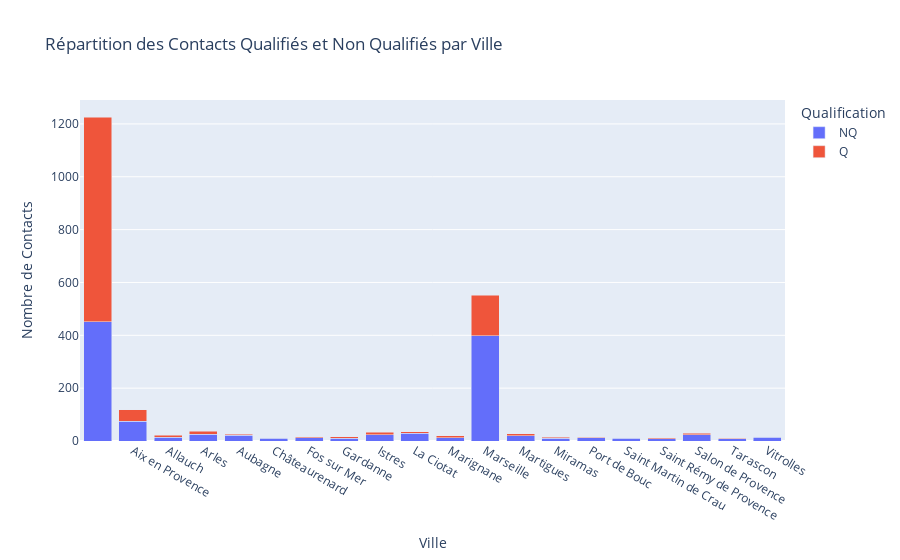
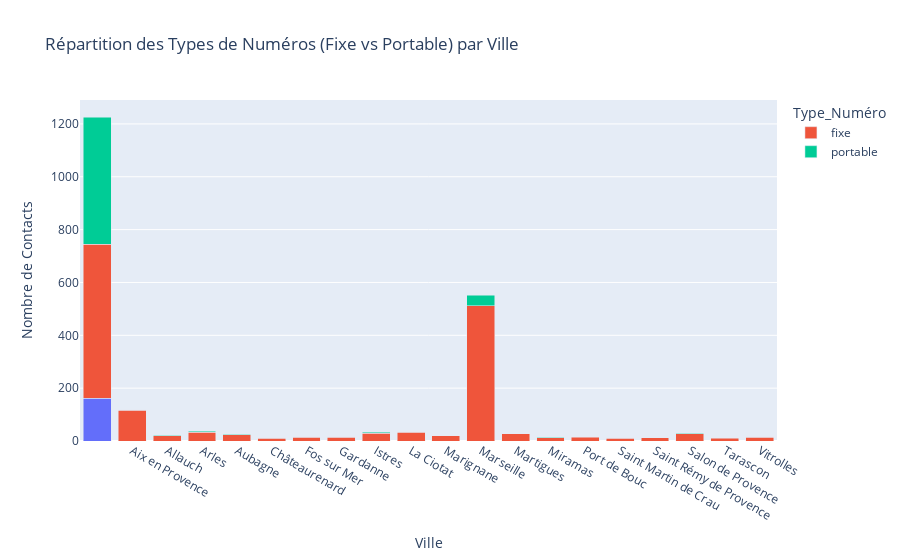
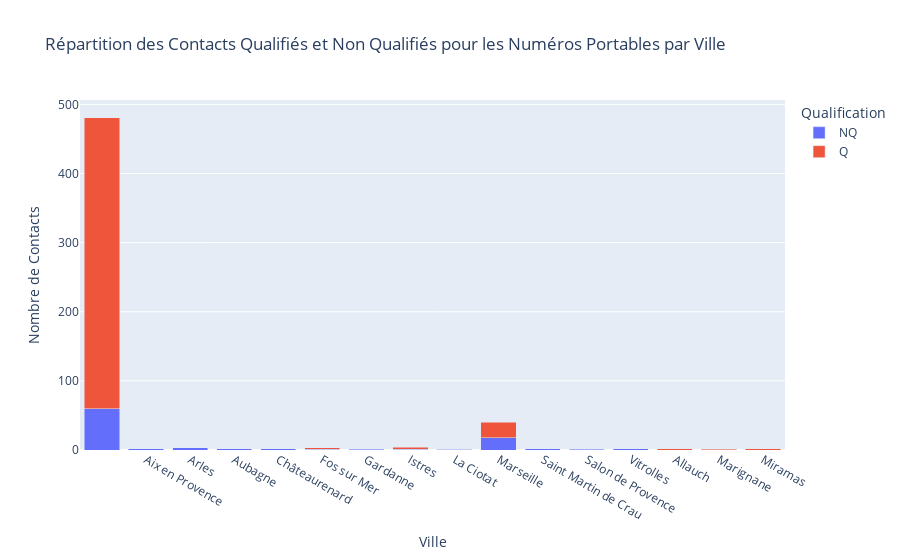
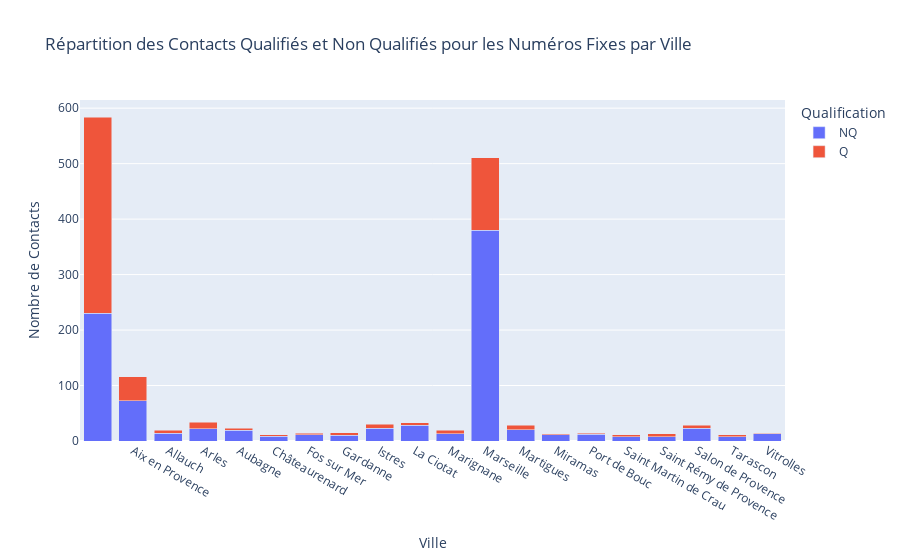

Notebook code cell kept with these figures, in order:
### Code cell
import plotly.express as px
import plotly.graph_objects as go
import pandas as pd

# Réduire les données aux villes avec plus de 10 contacts
filtered_data = data[data['Ville'].isin(filtered_ville_distribution.index)]

# Analyse 1: Répartition des contacts qualifiés et non qualifiés par ville
fig1 = px.bar(
    filtered_data.groupby(['Ville', 'Qualification']).size().reset_index(name='Nombre de Contacts'),
    x='Ville',
    y='Nombre de Contacts',
    color='Qualification',
    title='Répartition des Contacts Qualifiés et Non Qualifiés par Ville',
    labels={'Nombre de Contacts': 'Nombre de Contacts', 'Ville': 'Ville'},
    barmode='stack'
)
fig1.update_layout(xaxis_title='Ville', yaxis_title='Nombre de Contacts')
fig1.show()

# Analyse 2: Répartition des types de numéros (fixe vs portable) par ville
number_type_distribution_by_city = filtered_data.groupby(['Ville', 'Type_Numéro']).size().reset_index(name='Nombre de Contacts')
fig2 = px.bar(
    number_type_distribution_by_city,
    x='Ville',
    y='Nombre de Contacts',
    color='Type_Numéro',
    title='Répartition des Types de Numéros (Fixe vs Portable) par Ville',
    labels={'Nombre de Contacts': 'Nombre de Contacts', 'Ville': 'Ville'},
    barmode='stack'
)
fig2.update_layout(xaxis_title='Ville', yaxis_title='Nombre de Contacts')
fig2.show()

# Analyse 3: Répartition des contacts qualifiés et non qualifiés pour les numéros portables par ville
portable_qualification_by_city = filtered_data[filtered_data['Type_Numéro'] == 'portable'].groupby(['Ville', 'Qualification']).size().reset_index(name='Nombre de Contacts')
fig3 = px.bar(
    portable_qualification_by_city,
    x='Ville',
    y='Nombre de Contacts',
    color='Qualification',
    title='Répartition des Contacts Qualifiés et Non Qualifiés pour les Numéros Portables par Ville',
    labels={'Nombre de Contacts': 'Nombre de Contacts', 'Ville': 'Ville'},
    barmode='stack'
)
fig3.update_layout(xaxis_title='Ville', yaxis_title='Nombre de Contacts')
fig3.show()

# Analyse 4: Répartition des contacts qualifiés et non qualifiés pour les numéros fixes par ville
fixed_qualification_by_city = filtered_data[filtered_data['Type_Numéro'] == 'fixe'].groupby(['Ville', 'Qualification']).size().reset_index(name='Nombre de Contacts')
fig4 = px.bar(
    fixed_qualification_by_city,
    x='Ville',
    y='Nombre de Contacts',
    color='Qualification',
    title='Répartition des Contacts Qualifiés et Non Qualifiés pour les Numéros Fixes par Ville',
    labels={'Nombre de Contacts': 'Nombre de Contacts', 'Ville': 'Ville'},
    barmode='stack'
)
fig4.update_layout(xaxis_title='Ville', yaxis_title='Nombre de Contacts')
fig4.show()

# Analyse 5: Nombre de contacts par ville pour les portables
portable_city_distribution = filtered_data[filtered_data['Type_Numéro'] == 'portable']['Ville'].value_counts()
fig5 = px.bar(
    portable_city_distribution,
    x=portable_city_distribution.index,
    y=portable_city_distribution.values,
    title='Nombre de Contacts par Ville pour les Portables',
    labels={'y': 'Nombre de Contacts', 'x': 'Ville'}
)
fig5.update_layout(xaxis_title='Ville', yaxis_title='Nombre de Contacts')
fig5.show()

### Figure 1 — Plotly figure (JSON) as saved in the notebook; plotly's stock layout.template omitted (floating-point values rounded to 4 significant figures)
{"data": [{"alignmentgroup": "True", "hovertemplate": "Qualification=NQ<br>Ville=%{x}<br>Nombre de Contacts=%{y}<extra></extra>", "legendgroup": "NQ", "marker": {"color": "#636efa", "pattern": {"shape": ""}}, "name": "NQ", "offsetgroup": "NQ", "orientation": "v", "showlegend": true, "textposition": "auto", "type": "bar", "x": ["", "Aix en Provence", "Allauch", "Arles", "Aubagne", "Châteaurenard", "Fos sur Mer", "Gardanne", "Istres", "La Ciotat", "Marignane", "Marseille", "Martigues", "Miramas", "Port de Bouc", "Saint Martin de Crau", "Saint Rémy de Provence", "Salon de Provence", "Tarascon", "Vitrolles"], "xaxis": "x", "y": [451, 75, 14, 25, 21, 11, 12, 11, 24, 29, 13, 398, 20, 11, 12, 10, 8, 24, 8, 15], "yaxis": "y"}, {"alignmentgroup": "True", "hovertemplate": "Qualification=Q<br>Ville=%{x}<br>Nombre de Contacts=%{y}<extra></extra>", "legendgroup": "Q", "marker": {"color": "#EF553B", "pattern": {"shape": ""}}, "name": "Q", "offsetgroup": "Q", "orientation": "v", "showlegend": true, "textposition": "auto", "type": "bar", "x": ["", "Aix en Provence", "Allauch", "Arles", "Aubagne", "Châteaurenard", "Fos sur Mer", "Gardanne", "Istres", "La Ciotat", "Marignane", "Marseille", "Martigues", "Miramas", "Port de Bouc", "Saint Martin de Crau", "Saint Rémy de Provence", "Salon de Provence", "Tarascon", "Vitrolles"], "xaxis": "x", "y": [775, 43, 7, 12, 4, 2, 5, 5, 10, 6, 7, 153, 8, 4, 2, 3, 5, 5, 3, 1], "yaxis": "y"}], "layout": {"barmode": "stack", "legend": {"title": {"text": "Qualification"}, "tracegroupgap": 0}, "title": {"text": "Répartition des Contacts Qualifiés et Non Qualifiés par Ville"}, "xaxis": {"anchor": "y", "domain": [0, 1], "title": {"text": "Ville"}}, "yaxis": {"anchor": "x", "domain": [0, 1], "title": {"text": "Nombre de Contacts"}}}}

### Figure 2 — Plotly figure (JSON) as saved in the notebook; plotly's stock layout.template omitted (floating-point values rounded to 4 significant figures)
{"data": [{"alignmentgroup": "True", "hovertemplate": "Type_Numéro=<br>Ville=%{x}<br>Nombre de Contacts=%{y}<extra></extra>", "legendgroup": "", "marker": {"color": "#636efa", "pattern": {"shape": ""}}, "name": "", "offsetgroup": "", "orientation": "v", "showlegend": false, "textposition": "auto", "type": "bar", "x": [""], "xaxis": "x", "y": [161], "yaxis": "y"}, {"alignmentgroup": "True", "hovertemplate": "Type_Numéro=fixe<br>Ville=%{x}<br>Nombre de Contacts=%{y}<extra></extra>", "legendgroup": "fixe", "marker": {"color": "#EF553B", "pattern": {"shape": ""}}, "name": "fixe", "offsetgroup": "fixe", "orientation": "v", "showlegend": true, "textposition": "auto", "type": "bar", "x": ["", "Aix en Provence", "Allauch", "Arles", "Aubagne", "Châteaurenard", "Fos sur Mer", "Gardanne", "Istres", "La Ciotat", "Marignane", "Marseille", "Martigues", "Miramas", "Port de Bouc", "Saint Martin de Crau", "Saint Rémy de Provence", "Salon de Provence", "Tarascon", "Vitrolles"], "xaxis": "x", "y": [584, 116, 19, 34, 23, 11, 14, 15, 30, 33, 19, 511, 28, 13, 14, 11, 13, 28, 11, 14], "yaxis": "y"}, {"alignmentgroup": "True", "hovertemplate": "Type_Numéro=portable<br>Ville=%{x}<br>Nombre de Contacts=%{y}<extra></extra>", "legendgroup": "portable", "marker": {"color": "#00cc96", "pattern": {"shape": ""}}, "name": "portable", "offsetgroup": "portable", "orientation": "v", "showlegend": true, "textposition": "auto", "type": "bar", "x": ["", "Aix en Provence", "Allauch", "Arles", "Aubagne", "Châteaurenard", "Fos sur Mer", "Gardanne", "Istres", "La Ciotat", "Marignane", "Marseille", "Miramas", "Saint Martin de Crau", "Salon de Provence", "Vitrolles"], "xaxis": "x", "y": [481, 2, 2, 3, 2, 2, 3, 1, 4, 2, 1, 40, 2, 2, 1, 2], "yaxis": "y"}], "layout": {"barmode": "stack", "legend": {"title": {"text": "Type_Numéro"}, "tracegroupgap": 0}, "title": {"text": "Répartition des Types de Numéros (Fixe vs Portable) par Ville"}, "xaxis": {"anchor": "y", "domain": [0, 1], "title": {"text": "Ville"}}, "yaxis": {"anchor": "x", "domain": [0, 1], "title": {"text": "Nombre de Contacts"}}}}

### Figure 3 — Plotly figure (JSON) as saved in the notebook; plotly's stock layout.template omitted (floating-point values rounded to 4 significant figures)
{"data": [{"alignmentgroup": "True", "hovertemplate": "Qualification=NQ<br>Ville=%{x}<br>Nombre de Contacts=%{y}<extra></extra>", "legendgroup": "NQ", "marker": {"color": "#636efa", "pattern": {"shape": ""}}, "name": "NQ", "offsetgroup": "NQ", "orientation": "v", "showlegend": true, "textposition": "auto", "type": "bar", "x": ["", "Aix en Provence", "Arles", "Aubagne", "Châteaurenard", "Fos sur Mer", "Gardanne", "Istres", "La Ciotat", "Marseille", "Saint Martin de Crau", "Salon de Provence", "Vitrolles"], "xaxis": "x", "y": [60, 2, 3, 2, 2, 1, 1, 1, 1, 18, 2, 1, 2], "yaxis": "y"}, {"alignmentgroup": "True", "hovertemplate": "Qualification=Q<br>Ville=%{x}<br>Nombre de Contacts=%{y}<extra></extra>", "legendgroup": "Q", "marker": {"color": "#EF553B", "pattern": {"shape": ""}}, "name": "Q", "offsetgroup": "Q", "orientation": "v", "showlegend": true, "textposition": "auto", "type": "bar", "x": ["", "Allauch", "Fos sur Mer", "Istres", "La Ciotat", "Marignane", "Marseille", "Miramas"], "xaxis": "x", "y": [421, 2, 2, 3, 1, 1, 22, 2], "yaxis": "y"}], "layout": {"barmode": "stack", "legend": {"title": {"text": "Qualification"}, "tracegroupgap": 0}, "title": {"text": "Répartition des Contacts Qualifiés et Non Qualifiés pour les Numéros Portables par Ville"}, "xaxis": {"anchor": "y", "domain": [0, 1], "title": {"text": "Ville"}}, "yaxis": {"anchor": "x", "domain": [0, 1], "title": {"text": "Nombre de Contacts"}}}}

### Figure 4 — Plotly figure (JSON) as saved in the notebook; plotly's stock layout.template omitted (floating-point values rounded to 4 significant figures)
{"data": [{"alignmentgroup": "True", "hovertemplate": "Qualification=NQ<br>Ville=%{x}<br>Nombre de Contacts=%{y}<extra></extra>", "legendgroup": "NQ", "marker": {"color": "#636efa", "pattern": {"shape": ""}}, "name": "NQ", "offsetgroup": "NQ", "orientation": "v", "showlegend": true, "textposition": "auto", "type": "bar", "x": ["", "Aix en Provence", "Allauch", "Arles", "Aubagne", "Châteaurenard", "Fos sur Mer", "Gardanne", "Istres", "La Ciotat", "Marignane", "Marseille", "Martigues", "Miramas", "Port de Bouc", "Saint Martin de Crau", "Saint Rémy de Provence", "Salon de Provence", "Tarascon", "Vitrolles"], "xaxis": "x", "y": [230, 73, 14, 22, 19, 9, 11, 10, 23, 28, 13, 380, 20, 11, 12, 8, 8, 23, 8, 13], "yaxis": "y"}, {"alignmentgroup": "True", "hovertemplate": "Qualification=Q<br>Ville=%{x}<br>Nombre de Contacts=%{y}<extra></extra>", "legendgroup": "Q", "marker": {"color": "#EF553B", "pattern": {"shape": ""}}, "name": "Q", "offsetgroup": "Q", "orientation": "v", "showlegend": true, "textposition": "auto", "type": "bar", "x": ["", "Aix en Provence", "Allauch", "Arles", "Aubagne", "Châteaurenard", "Fos sur Mer", "Gardanne", "Istres", "La Ciotat", "Marignane", "Marseille", "Martigues", "Miramas", "Port de Bouc", "Saint Martin de Crau", "Saint Rémy de Provence", "Salon de Provence", "Tarascon", "Vitrolles"], "xaxis": "x", "y": [354, 43, 5, 12, 4, 2, 3, 5, 7, 5, 6, 131, 8, 2, 2, 3, 5, 5, 3, 1], "yaxis": "y"}], "layout": {"barmode": "stack", "legend": {"title": {"text": "Qualification"}, "tracegroupgap": 0}, "title": {"text": "Répartition des Contacts Qualifiés et Non Qualifiés pour les Numéros Fixes par Ville"}, "xaxis": {"anchor": "y", "domain": [0, 1], "title": {"text": "Ville"}}, "yaxis": {"anchor": "x", "domain": [0, 1], "title": {"text": "Nombre de Contacts"}}}}
